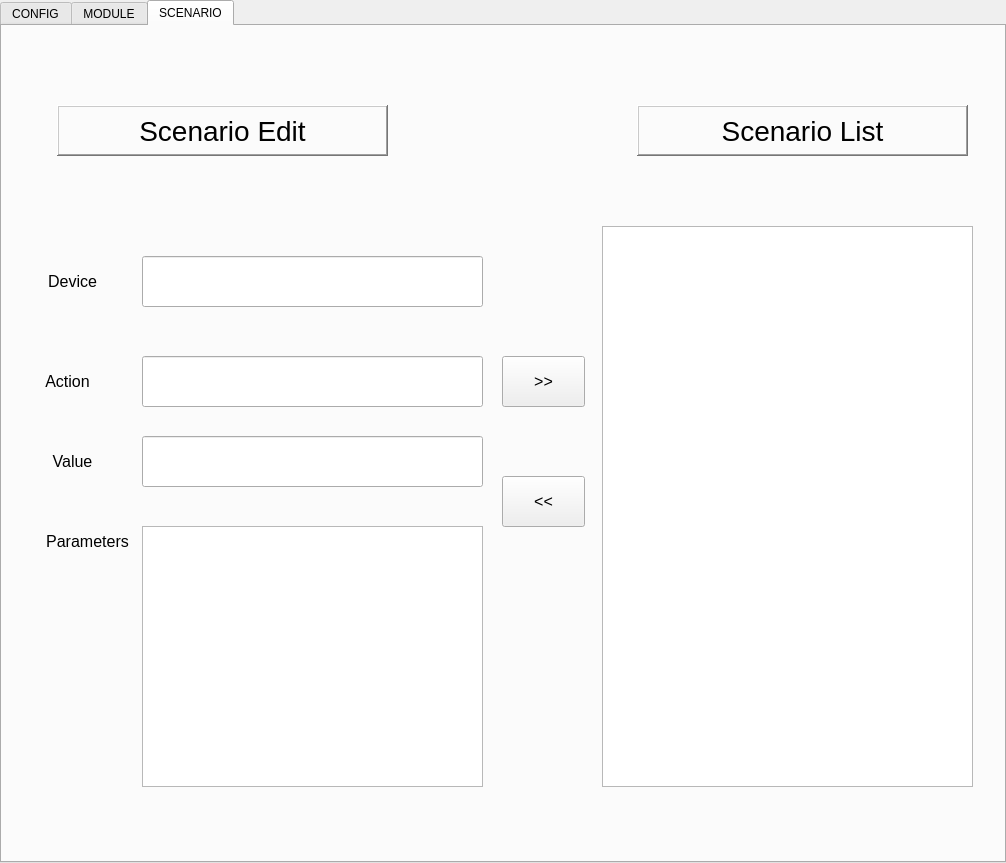
<?xml version="1.0" encoding="UTF-8"?>
<ui version="4.0">
 <class>TabWidget</class>
 <widget class="QTabWidget" name="TabWidget">
  <property name="geometry">
   <rect>
    <x>0</x>
    <y>0</y>
    <width>1006</width>
    <height>863</height>
   </rect>
  </property>
  <property name="windowTitle">
   <string>TabWidget</string>
  </property>
  <property name="currentIndex">
   <number>2</number>
  </property>
  <widget class="QWidget" name="config_tab">
   <attribute name="title">
    <string>CONFIG</string>
   </attribute>
   <widget class="QLabel" name="label">
    <property name="geometry">
     <rect>
      <x>50</x>
      <y>50</y>
      <width>331</width>
      <height>51</height>
     </rect>
    </property>
    <property name="font">
     <font>
      <pointsize>21</pointsize>
     </font>
    </property>
    <property name="frameShape">
     <enum>QFrame::WinPanel</enum>
    </property>
    <property name="frameShadow">
     <enum>QFrame::Raised</enum>
    </property>
    <property name="lineWidth">
     <number>3</number>
    </property>
    <property name="text">
     <string>User Information</string>
    </property>
    <property name="alignment">
     <set>Qt::AlignCenter</set>
    </property>
    <property name="margin">
     <number>2</number>
    </property>
   </widget>
   <widget class="Line" name="line">
    <property name="geometry">
     <rect>
      <x>540</x>
      <y>120</y>
      <width>20</width>
      <height>681</height>
     </rect>
    </property>
    <property name="orientation">
     <enum>Qt::Vertical</enum>
    </property>
   </widget>
   <widget class="QLabel" name="label_4">
    <property name="geometry">
     <rect>
      <x>630</x>
      <y>50</y>
      <width>331</width>
      <height>51</height>
     </rect>
    </property>
    <property name="font">
     <font>
      <pointsize>21</pointsize>
     </font>
    </property>
    <property name="frameShape">
     <enum>QFrame::WinPanel</enum>
    </property>
    <property name="frameShadow">
     <enum>QFrame::Raised</enum>
    </property>
    <property name="lineWidth">
     <number>3</number>
    </property>
    <property name="text">
     <string>Module Registration</string>
    </property>
    <property name="alignment">
     <set>Qt::AlignCenter</set>
    </property>
    <property name="margin">
     <number>2</number>
    </property>
   </widget>
   <widget class="QCheckBox" name="checkBox">
    <property name="geometry">
     <rect>
      <x>80</x>
      <y>140</y>
      <width>151</width>
      <height>31</height>
     </rect>
    </property>
    <property name="sizePolicy">
     <sizepolicy hsizetype="Maximum" vsizetype="Maximum">
      <horstretch>0</horstretch>
      <verstretch>0</verstretch>
     </sizepolicy>
    </property>
    <property name="baseSize">
     <size>
      <width>16</width>
      <height>16</height>
     </size>
    </property>
    <property name="font">
     <font>
      <pointsize>12</pointsize>
     </font>
    </property>
    <property name="layoutDirection">
     <enum>Qt::RightToLeft</enum>
    </property>
    <property name="text">
     <string>Auto Login  </string>
    </property>
    <property name="iconSize">
     <size>
      <width>16</width>
      <height>16</height>
     </size>
    </property>
   </widget>
   <widget class="QTableWidget" name="tableWidget">
    <property name="geometry">
     <rect>
      <x>35</x>
      <y>251</y>
      <width>481</width>
      <height>521</height>
     </rect>
    </property>
   </widget>
  </widget>
  <widget class="QWidget" name="module_tab">
   <attribute name="title">
    <string>MODULE</string>
   </attribute>
   <widget class="QLabel" name="label_5">
    <property name="geometry">
     <rect>
      <x>635</x>
      <y>59</y>
      <width>331</width>
      <height>51</height>
     </rect>
    </property>
    <property name="font">
     <font>
      <pointsize>21</pointsize>
     </font>
    </property>
    <property name="frameShape">
     <enum>QFrame::WinPanel</enum>
    </property>
    <property name="frameShadow">
     <enum>QFrame::Raised</enum>
    </property>
    <property name="lineWidth">
     <number>3</number>
    </property>
    <property name="text">
     <string>Module List</string>
    </property>
    <property name="alignment">
     <set>Qt::AlignCenter</set>
    </property>
    <property name="margin">
     <number>2</number>
    </property>
   </widget>
   <widget class="QLabel" name="label_2">
    <property name="geometry">
     <rect>
      <x>55</x>
      <y>59</y>
      <width>331</width>
      <height>51</height>
     </rect>
    </property>
    <property name="font">
     <font>
      <pointsize>21</pointsize>
     </font>
    </property>
    <property name="frameShape">
     <enum>QFrame::WinPanel</enum>
    </property>
    <property name="frameShadow">
     <enum>QFrame::Raised</enum>
    </property>
    <property name="lineWidth">
     <number>3</number>
    </property>
    <property name="text">
     <string>Module Information</string>
    </property>
    <property name="alignment">
     <set>Qt::AlignCenter</set>
    </property>
    <property name="margin">
     <number>2</number>
    </property>
   </widget>
   <widget class="QListWidget" name="listWidget">
    <property name="geometry">
     <rect>
      <x>640</x>
      <y>180</y>
      <width>331</width>
      <height>531</height>
     </rect>
    </property>
   </widget>
   <widget class="QPushButton" name="pushButton">
    <property name="geometry">
     <rect>
      <x>500</x>
      <y>310</y>
      <width>83</width>
      <height>51</height>
     </rect>
    </property>
    <property name="font">
     <font>
      <pointsize>12</pointsize>
     </font>
    </property>
    <property name="text">
     <string>&gt;&gt;</string>
    </property>
   </widget>
   <widget class="QPushButton" name="pushButton_2">
    <property name="geometry">
     <rect>
      <x>500</x>
      <y>430</y>
      <width>83</width>
      <height>51</height>
     </rect>
    </property>
    <property name="font">
     <font>
      <pointsize>12</pointsize>
     </font>
    </property>
    <property name="text">
     <string>&lt;&lt;</string>
    </property>
   </widget>
   <widget class="QLabel" name="label_6">
    <property name="geometry">
     <rect>
      <x>30</x>
      <y>220</y>
      <width>81</width>
      <height>31</height>
     </rect>
    </property>
    <property name="font">
     <font>
      <pointsize>12</pointsize>
     </font>
    </property>
    <property name="text">
     <string>Type</string>
    </property>
    <property name="alignment">
     <set>Qt::AlignCenter</set>
    </property>
   </widget>
   <widget class="QLabel" name="label_7">
    <property name="geometry">
     <rect>
      <x>10</x>
      <y>310</y>
      <width>111</width>
      <height>51</height>
     </rect>
    </property>
    <property name="font">
     <font>
      <pointsize>12</pointsize>
     </font>
    </property>
    <property name="text">
     <string>Serial 
Number</string>
    </property>
    <property name="alignment">
     <set>Qt::AlignCenter</set>
    </property>
   </widget>
   <widget class="QLabel" name="label_8">
    <property name="geometry">
     <rect>
      <x>30</x>
      <y>400</y>
      <width>81</width>
      <height>31</height>
     </rect>
    </property>
    <property name="font">
     <font>
      <pointsize>12</pointsize>
     </font>
    </property>
    <property name="text">
     <string>Name</string>
    </property>
    <property name="alignment">
     <set>Qt::AlignCenter</set>
    </property>
   </widget>
   <widget class="QLabel" name="label_9">
    <property name="geometry">
     <rect>
      <x>30</x>
      <y>480</y>
      <width>111</width>
      <height>31</height>
     </rect>
    </property>
    <property name="font">
     <font>
      <pointsize>12</pointsize>
     </font>
    </property>
    <property name="text">
     <string>Desciption</string>
    </property>
    <property name="alignment">
     <set>Qt::AlignCenter</set>
    </property>
   </widget>
   <widget class="QLineEdit" name="lineEdit">
    <property name="geometry">
     <rect>
      <x>140</x>
      <y>210</y>
      <width>341</width>
      <height>51</height>
     </rect>
    </property>
   </widget>
   <widget class="QLineEdit" name="lineEdit_2">
    <property name="geometry">
     <rect>
      <x>140</x>
      <y>310</y>
      <width>341</width>
      <height>51</height>
     </rect>
    </property>
   </widget>
   <widget class="QLineEdit" name="lineEdit_3">
    <property name="geometry">
     <rect>
      <x>140</x>
      <y>390</y>
      <width>341</width>
      <height>51</height>
     </rect>
    </property>
   </widget>
   <widget class="QTextEdit" name="textEdit">
    <property name="geometry">
     <rect>
      <x>140</x>
      <y>480</y>
      <width>341</width>
      <height>261</height>
     </rect>
    </property>
   </widget>
  </widget>
  <widget class="QWidget" name="senario_tab">
   <attribute name="title">
    <string>SCENARIO</string>
   </attribute>
   <widget class="QPushButton" name="pushButton_3">
    <property name="geometry">
     <rect>
      <x>500</x>
      <y>330</y>
      <width>83</width>
      <height>51</height>
     </rect>
    </property>
    <property name="font">
     <font>
      <pointsize>12</pointsize>
     </font>
    </property>
    <property name="text">
     <string>&gt;&gt;</string>
    </property>
   </widget>
   <widget class="QLabel" name="label_10">
    <property name="geometry">
     <rect>
      <x>635</x>
      <y>79</y>
      <width>331</width>
      <height>51</height>
     </rect>
    </property>
    <property name="font">
     <font>
      <pointsize>21</pointsize>
     </font>
    </property>
    <property name="frameShape">
     <enum>QFrame::WinPanel</enum>
    </property>
    <property name="frameShadow">
     <enum>QFrame::Raised</enum>
    </property>
    <property name="lineWidth">
     <number>3</number>
    </property>
    <property name="text">
     <string>Scenario List</string>
    </property>
    <property name="alignment">
     <set>Qt::AlignCenter</set>
    </property>
    <property name="margin">
     <number>2</number>
    </property>
   </widget>
   <widget class="QLineEdit" name="lineEdit_4">
    <property name="geometry">
     <rect>
      <x>140</x>
      <y>330</y>
      <width>341</width>
      <height>51</height>
     </rect>
    </property>
   </widget>
   <widget class="QLabel" name="label_11">
    <property name="geometry">
     <rect>
      <x>30</x>
      <y>420</y>
      <width>81</width>
      <height>31</height>
     </rect>
    </property>
    <property name="font">
     <font>
      <pointsize>12</pointsize>
     </font>
    </property>
    <property name="text">
     <string>Value</string>
    </property>
    <property name="alignment">
     <set>Qt::AlignCenter</set>
    </property>
   </widget>
   <widget class="QLabel" name="label_12">
    <property name="geometry">
     <rect>
      <x>30</x>
      <y>240</y>
      <width>81</width>
      <height>31</height>
     </rect>
    </property>
    <property name="font">
     <font>
      <pointsize>12</pointsize>
     </font>
    </property>
    <property name="text">
     <string>Device</string>
    </property>
    <property name="alignment">
     <set>Qt::AlignCenter</set>
    </property>
   </widget>
   <widget class="QLabel" name="label_13">
    <property name="geometry">
     <rect>
      <x>30</x>
      <y>500</y>
      <width>111</width>
      <height>31</height>
     </rect>
    </property>
    <property name="font">
     <font>
      <pointsize>12</pointsize>
     </font>
    </property>
    <property name="text">
     <string>Parameters</string>
    </property>
    <property name="alignment">
     <set>Qt::AlignCenter</set>
    </property>
   </widget>
   <widget class="QLineEdit" name="lineEdit_5">
    <property name="geometry">
     <rect>
      <x>140</x>
      <y>410</y>
      <width>341</width>
      <height>51</height>
     </rect>
    </property>
   </widget>
   <widget class="QLabel" name="label_3">
    <property name="geometry">
     <rect>
      <x>55</x>
      <y>79</y>
      <width>331</width>
      <height>51</height>
     </rect>
    </property>
    <property name="font">
     <font>
      <pointsize>21</pointsize>
     </font>
    </property>
    <property name="frameShape">
     <enum>QFrame::WinPanel</enum>
    </property>
    <property name="frameShadow">
     <enum>QFrame::Raised</enum>
    </property>
    <property name="lineWidth">
     <number>3</number>
    </property>
    <property name="text">
     <string>Scenario Edit</string>
    </property>
    <property name="alignment">
     <set>Qt::AlignCenter</set>
    </property>
    <property name="margin">
     <number>2</number>
    </property>
   </widget>
   <widget class="QListWidget" name="listWidget_2">
    <property name="geometry">
     <rect>
      <x>600</x>
      <y>200</y>
      <width>371</width>
      <height>561</height>
     </rect>
    </property>
   </widget>
   <widget class="QLineEdit" name="lineEdit_6">
    <property name="geometry">
     <rect>
      <x>140</x>
      <y>230</y>
      <width>341</width>
      <height>51</height>
     </rect>
    </property>
   </widget>
   <widget class="QPushButton" name="pushButton_4">
    <property name="geometry">
     <rect>
      <x>500</x>
      <y>450</y>
      <width>83</width>
      <height>51</height>
     </rect>
    </property>
    <property name="font">
     <font>
      <pointsize>12</pointsize>
     </font>
    </property>
    <property name="text">
     <string>&lt;&lt;</string>
    </property>
   </widget>
   <widget class="QLabel" name="label_14">
    <property name="geometry">
     <rect>
      <x>10</x>
      <y>330</y>
      <width>111</width>
      <height>51</height>
     </rect>
    </property>
    <property name="font">
     <font>
      <pointsize>12</pointsize>
     </font>
    </property>
    <property name="text">
     <string>Action</string>
    </property>
    <property name="alignment">
     <set>Qt::AlignCenter</set>
    </property>
   </widget>
   <widget class="QTextEdit" name="textEdit_2">
    <property name="geometry">
     <rect>
      <x>140</x>
      <y>500</y>
      <width>341</width>
      <height>261</height>
     </rect>
    </property>
   </widget>
  </widget>
 </widget>
 <resources/>
 <connections/>
</ui>
